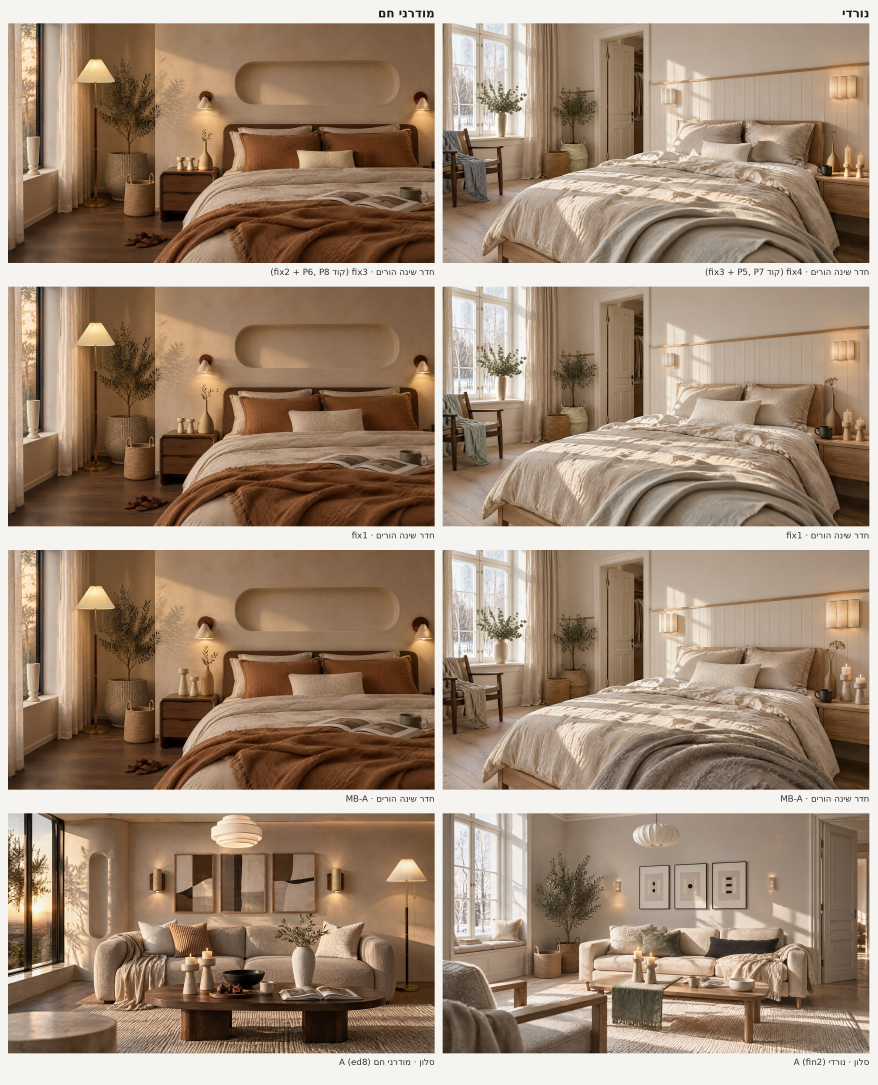
#> input picture assets/renders/master/editorial-2026-11-07/sheet-fix4.jpg, 2632 x 3254 px (shown at 1/3 size)
$ python -i mb1_fix2.py   (imports and definitions only)
#> lines starting #> are read from the running program, lines starting #| are printed output that depends on the picture; after the words box and inside, x2 and y2 are one past the last pixel; in counts of white or black regions, pixels touching at a corner belong together
#> further down, picture is the input picture: shape (3254, 2632, 3); mean B, G, R 117.9, 137.8, 159.6
### assets/renders/master/editorial-2026-11-07/mb1_fix.py
#!/usr/bin/env python3
"""
mb1_fix.py: the MB1 fix round (qa/reports/2026-11-07-ged-master-mb1.md, coordinator 2026-11-07), render-agent.
Order (coordinator): 1. code fixes (0 tokens), then 2. the SPEND1 passes (seedream-5-pro on crops, masked back in code).

  code-nordic   nordic-MB-A.png -> raw/nordic-MB-A-code.png
                  sconces x0.68 about their centres on the panelling (the boards rebuilt per column, the sconce's own shadow / glow
                  kept as a smoothed ratio to the clean boards and scaled with it), the left one dimmed (glow off, the shade's
                  emission lowered); the seagrass planter recoloured (hue 90, L* 50, the weave kept); the chair cloth recoloured to a
                  sage-grey linen (provisional, the designer picks; one parameter, CLOTH_TARGET)
  code-wm       warm-modern-MB-A.png -> raw/warm-modern-MB-A-code.png
                  sconces x0.8 about the walnut plate's centre on the plaster (the plaster rebuilt by inpainting plus grain, the glow /
                  shadow ratio scaled with the lamp); the olive sprig under the left lamp protected
  pass-input K  writes the crop of the code-fixed frame for pass K (raw/<K>-input.png)
  pass-comp K   the 2K result scaled to the crop, registered (ECC affine) away from the edit, colour-matched on a ring, masked
                  (hand region, the result's difference over a threshold, closed / filled / grown, minus protected areas), composited
  final         chains the passes onto the code-fixed frames -> nordic-MB-A-fix1.png, warm-modern-MB-A-fix1.png; px checks
  crops / sheet before/after crops (fix1-before-after/) and the updated sheet
record: mb1-fix.json
"""
import json
import os
import sys

import cv2
import numpy as np
from PIL import Image, ImageDraw, ImageFont, features

HERE = os.path.dirname(os.path.abspath(__file__))
REPO = os.path.abspath(os.path.join(HERE, "..", "..", "..", ".."))
REC = os.path.join(HERE, "mb1-fix.json")
CROPS = os.path.join(HERE, "fix1-before-after")
NB, NC, NF = "nordic/nordic-MB-A.png", "nordic/raw/nordic-MB-A-code.png", "nordic/nordic-MB-A-fix1.png"
WB, WC, WF = "warm-modern/warm-modern-MB-A.png", "warm-modern/raw/warm-modern-MB-A-code.png", "warm-modern/warm-modern-MB-A-fix1.png"


def s2l(x):
    return np.where(x <= 0.04045, x / 12.92, ((np.clip(x, 0, None) + 0.055) / 1.055) ** 2.4)


def l2s(x):
    return np.where(x <= 0.0031308, x * 12.92, 1.055 * np.power(np.clip(x, 0, None), 1 / 2.4) - 0.055)


def load(p):
    return np.asarray(Image.open(os.path.join(HERE, p)).convert("RGB")).astype(np.float32) / 255


# [4 lines left out: function save, not called in this run]


def rec():
    return json.load(open(REC)) if os.path.exists(REC) else dict(date="2026-11-07", by="render-agent", source="qa/reports/2026-11-07-ged-master-mb1.md (+ .json)",
                                                                 note="TEST, not for the site; new files only", code={}, passes={})


# [4 lines left out: function poly, not called in this run]


def lab(a):
    return cv2.cvtColor(np.ascontiguousarray(a.astype(np.float32)), cv2.COLOR_RGB2Lab)


def rgb(lb):
    return cv2.cvtColor(np.ascontiguousarray(lb.astype(np.float32)), cv2.COLOR_Lab2RGB)


def med_lab(a, m):
    v = np.median(lab(a)[m], 0)
    return [round(float(x), 2) for x in v] + [round(float(np.hypot(v[1], v[2])), 2), round(float(np.degrees(np.arctan2(v[2], v[1])) % 360), 1)]


# ---------------------------------------------------------------- lamps
# [180 lines left out: functions cylinders, scale_lamp, scale_patch, recolour, not called in this run]


# Nordic: the planter (seagrass belly basket) and the chair cloth
PLANTER = [(755, 770), (758, 742), (768, 731), (782, 731), (786, 758), (888, 756), (893, 738), (902, 728), (915, 729), (921, 748), (922, 766),
           (927, 800), (931, 850), (930, 900), (926, 950), (900, 975), (820, 1000), (811, 1000), (811, 822), (806, 817), (755, 815)]
SEAGRASS_H, SEAGRASS_C, SEAGRASS_L = 86.0, 21.0, 50.0       # QA: hue toward 90 (photo 91.6), L* +15; the frame's warm light alone gives h ~81
SEAGRASS_TARGET = (SEAGRASS_L, SEAGRASS_C * np.cos(np.radians(SEAGRASS_H)), SEAGRASS_C * np.sin(np.radians(SEAGRASS_H)))
CLOTH = [[(0, 687), (10, 687), (30, 686), (53, 687), (73, 689), (87, 691), (98, 693), (98, 753), (100, 770), (110, 803), (120, 827), (132, 838),
          (147, 843), (173, 848), (200, 853), (227, 863), (253, 870), (267, 877), (273, 887), (277, 903), (278, 923), (278, 1000), (279, 1067),
          (280, 1117), (300, 1133), (293, 1137), (273, 1140), (250, 1146), (233, 1143), (220, 1133), (207, 1113), (200, 1097), (187, 1087),
          (163, 1092), (157, 1087), (150, 1050), (143, 1010), (140, 1000), (140, 903), (0, 903)],
         [(0, 995), (55, 995), (55, 1075), (40, 1080), (20, 1088), (0, 1090)]]
WOOD = [[(0, 813), (95, 813), (97, 820), (96, 832), (0, 834)],                                 # the arm in front of the cloth
        [(51, 832), (89, 832), (91, 1160), (57, 1160)]]                                         # the front leg
CLOTH_TARGET = (46.0, -1.32, 9.41)         # muted sage-grey linen (h 98, C 9.5) (Bible accent #A7B09A) in the frame's morning light; PROVISIONAL, the designer picks


# [85 lines left out: functions code_nordic, code_wm, not called in this run]


# ---------------------------------------------------------------- SPEND1 passes
PASSES = {
    "P1": dict(frame="nordic", crop=(870, 580, 2570, 1536), prompt="P1-nordic-throw.txt",
               region=[[(900, 1536), (905, 1300), (960, 1180), (1150, 1110), (1500, 1080), (1900, 1075), (2250, 1090), (2470, 1120), (2530, 1190), (2545, 1536)]],
               protect=[], thr=0.035, grow=6),
    "P2": dict(frame="nordic", crop=(2316, 500, 2736, 1060), prompt="P2-nordic-nightstand.txt",
               region=[[(2440, 565), (2736, 565), (2736, 1002), (2440, 1002)]],
               protect=[], protect_mug=(2378, 884, 2503, 984), tone="two_field", table_y=955, whole=True, thr=0.04, grow=5,
               objects=[(2440, 565, 2575, 960), (2540, 740, 2725, 995)], exclude=[(2316, 500, 2440, 1060)]),
    "P3": dict(frame="nordic", crop=(140, 330, 600, 790), prompt="P3-nordic-sill-vase.txt",
               region=[[(303, 573), (437, 573), (437, 737), (303, 737)]],
               protect=[], protect_dark_above=605, thr=0.04, grow=5),
    "P4": dict(frame="warm_modern", crop=(1000, 500, 1420, 1060), prompt="P4-wm-nightstand.txt",
               region=[[(1070, 600), (1342, 600), (1342, 948), (1070, 948)]],
               protect=[], tone="two_field", table_y=930, whole=True, thr=0.04, grow=5,
               objects=[(1078, 605, 1338, 945)], exclude=[(1180, 500, 1340, 560), (1375, 500, 1420, 1060)]),
}
FR = {"nordic": (NC, NF, "nordic"), "warm_modern": (WC, WF, "warm-modern")}


# [154 lines left out: functions pass_input, register, pass_apply, final, not called in this run]


CROPSETS = {
    "nordic": [("sconce-left-x2", (1340, 370, 1590, 590), 2), ("sconce-right-x2", (2400, 260, 2736, 580), 2), ("planter-x2", (620, 690, 980, 1030), 2),
               ("chair-cloth-100", (0, 660, 330, 1160), 1), ("throw-50", (860, 1000, 2600, 1536), 0), ("nightstand-x2", (2316, 500, 2736, 1060), 2),
               ("nightstand-x4", (2440, 800, 2736, 1000), 4), ("sill-vase-x2", (140, 330, 600, 790), 2), ("sill-vase-x4", (290, 560, 450, 740), 4)],
    "warm_modern": [("sconce-left-x2", (1150, 380, 1370, 660), 2), ("sconce-right-x2", (2530, 380, 2736, 640), 2), ("nightstand-x2", (1000, 500, 1420, 1060), 2),
                    ("nightstand-x4", (1060, 700, 1350, 960), 4)],
}


# [81 lines left out: functions crops, sheet, not called in this run]


# [2 lines that do not run on import are left out]

### assets/renders/master/editorial-2026-11-07/mb1_fix2.py
#!/usr/bin/env python3
"""
mb1_fix2.py: two code fixes (0 tokens) from master-designer, docs/proposals/story-page-design-notes-2026-11-07.md section 11
(coordinator 2026-11-08), render-agent. nordic-MB-A-fix1.png -> nordic-MB-A-fix2.png.

  1. the armchair cloth: warm charcoal, L* 36-40, C* <= 4, h 60-80 (about #4A4642), texture and shading kept.
     The same cloth mask as fix1 (mb1_fix.CLOTH minus the chair's wood), recoloured from the ORIGINAL MB-A pixels (not from the sage of
     fix1): linear-light gain to the target L* (the folds' light ratios kept), hue rotated, chroma to the target (texture chroma x0.5);
     composited as MB-A x (1 - a) + charcoal x a, so no sage is left at the feathered edge.
  2. the candles: the set is 2 x Small (the same 11 cm holder); the height difference comes from the candles (10 and 15 cm), i.e. one
     candle 5 cm taller than the other. Measured in fix1 (holder-relative): left 6.5 cm, right 4.0 cm (difference 2.5 cm, not 5). The left
     (taller) candle is extended by EXT px: its top rim and flame moved up EXT px, its body stretched between them; the bottom (where it
     sits in the cup) fixed; the wall above it covered by the candle / flame only (the flame composited with an alpha from its brightness
     over the wall).
record: mb1-fix2.json; crops: fix2-before-after/
"""
import json
import os
import sys

import cv2
import numpy as np
from PIL import Image, ImageDraw, ImageFont

HERE = os.path.dirname(os.path.abspath(__file__))
sys.path.insert(0, HERE)
import mb1_fix as F  # noqa: E402

SRC, FIX1, OUT = "nordic/nordic-MB-A.png", "nordic/nordic-MB-A-fix1.png", "nordic/nordic-MB-A-fix2.png"
REC = os.path.join(HERE, "mb1-fix2.json")
CROPS = os.path.join(HERE, "fix2-before-after")
CHARCOAL = (38.0, 3.0 * np.cos(np.radians(70.0)), 3.0 * np.sin(np.radians(70.0)))   # L* 38, C* 3, h 70

# candles (frame px, measured on fix1 by column profiles)
CAND = dict(x0=2564, x1=2628,           # the left candle's columns (body 2568-2623, +margin)
            flame=(2578, 776, 2610, 801), top_rim=(797, 812), body_end=865, cup_top=869,
            left_cm=6.5, right_cm=4.0, px_per_cm_left=10.4)
EXT = int(round((CAND["right_cm"] + 5.0 - CAND["left_cm"]) * CAND["px_per_cm_left"]))   # 26 px


EDGE_STRIP = [(133, 895), (143, 895), (143, 1003), (133, 1003)]


# [13 lines left out: function cloth_alpha, not called in this run]


def extend_candle(img):
    H, W = img.shape[:2]
    x0, x1 = CAND["x0"], CAND["x1"]
    r0, r1 = CAND["top_rim"]
    be = CAND["body_end"]
    L = F.lab(img)[..., 0]
    # source alpha: the candle (top rim + body, filled) and the flame (brightness over the wall)
    A = np.zeros((H, W), np.float32)
    box = np.zeros((H, W), bool)
    box[r0 - 4:CAND["cup_top"], x0:x1] = True
    cmask = (box & (L > 58)).astype(np.uint8)
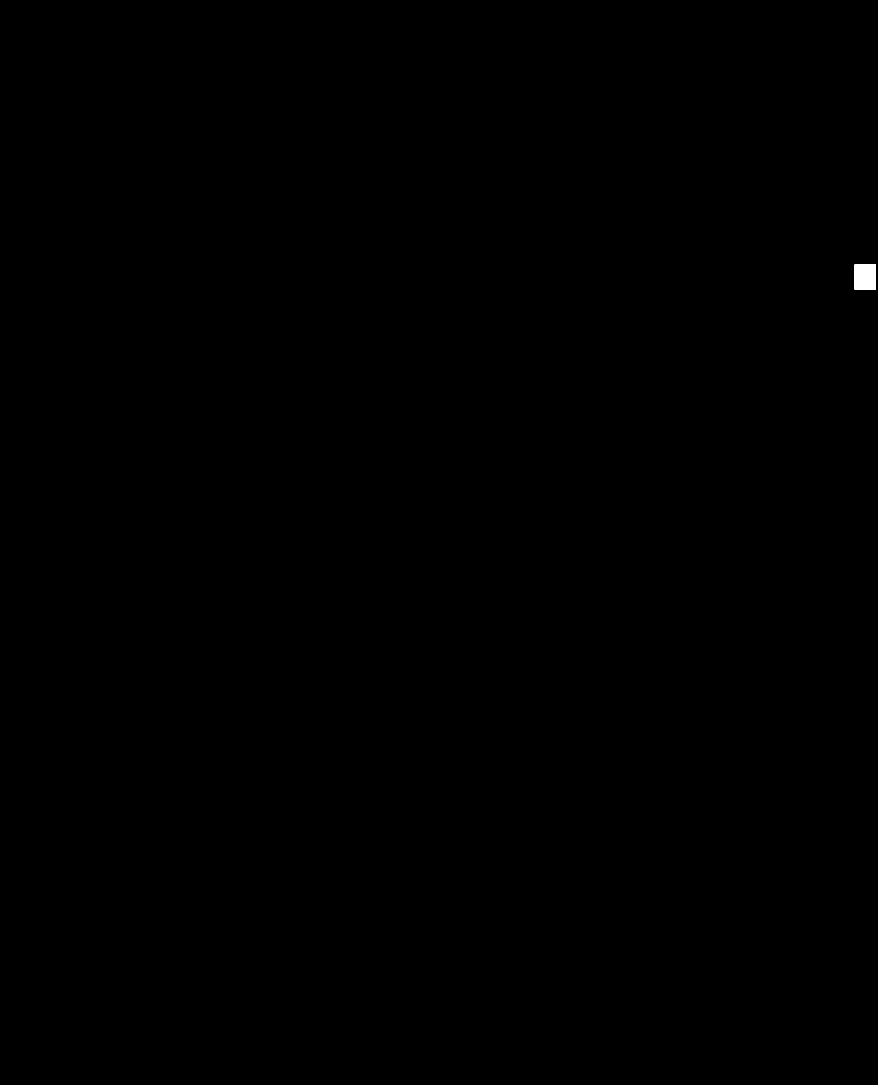
#> cmask: shape (3254, 2632) (shown at 1/3 size); values 0 (black) and 1 (white), 0.06% white; 1 white region, box (x1, y1, x2, y2) and area: (2564, 793, 2628, 869) 4864
    cmask = cv2.morphologyEx(cmask, cv2.MORPH_CLOSE, np.ones((7, 7), np.uint8))
    n, lb, st, _ = cv2.connectedComponentsWithStats(cmask)
#> n = 2; st = [[0, 0, 2632, 3254, 8559664], [2564, 793, 64, 76, 4864]]
    cmask = (lb == 1 + int(np.argmax(st[1:, cv2.CC_STAT_AREA]))).astype(np.uint8)
    ff = cmask.copy()
    cv2.floodFill(ff, np.zeros((H + 2, W + 2), np.uint8), (0, 0), 1)
#> ff: shape (3254, 2632); every value is 1
    cmask = cmask | (1 - ff)
    A = np.maximum(A, cv2.GaussianBlur(cmask.astype(np.float32), (0, 0), 0.7) * box)
    fx0, fy0, fx1, fy1 = CAND["flame"]
    wall = float(np.median(L[fy0 - 12:fy0 - 2, fx0:fx1]))
#> wall = 100
    fl = np.zeros((H, W), np.float32)
    fl[fy0:fy1, fx0:fx1] = np.clip((L[fy0:fy1, fx0:fx1] - wall - 1.5) / 10.0, 0, 1)
#> fl: shape (3254, 2632) float32; every value is 0
    fl = cv2.GaussianBlur(fl, (0, 0), 0.8)
    A = np.maximum(A, fl)
    # the mapping (output row -> source row) in the candle's columns
    yv = np.arange(H, dtype=np.float32)
    new_r1 = r1 - EXT
    k = (be - r1) / float(be - new_r1)
    mapy = np.where(yv < new_r1, yv + EXT, np.where(yv <= be, r1 + (yv - new_r1) * k, yv)).astype(np.float32)
    mx, my = np.meshgrid(np.arange(W, dtype=np.float32), mapy)
    src = cv2.remap(img, mx, my, cv2.INTER_LINEAR)
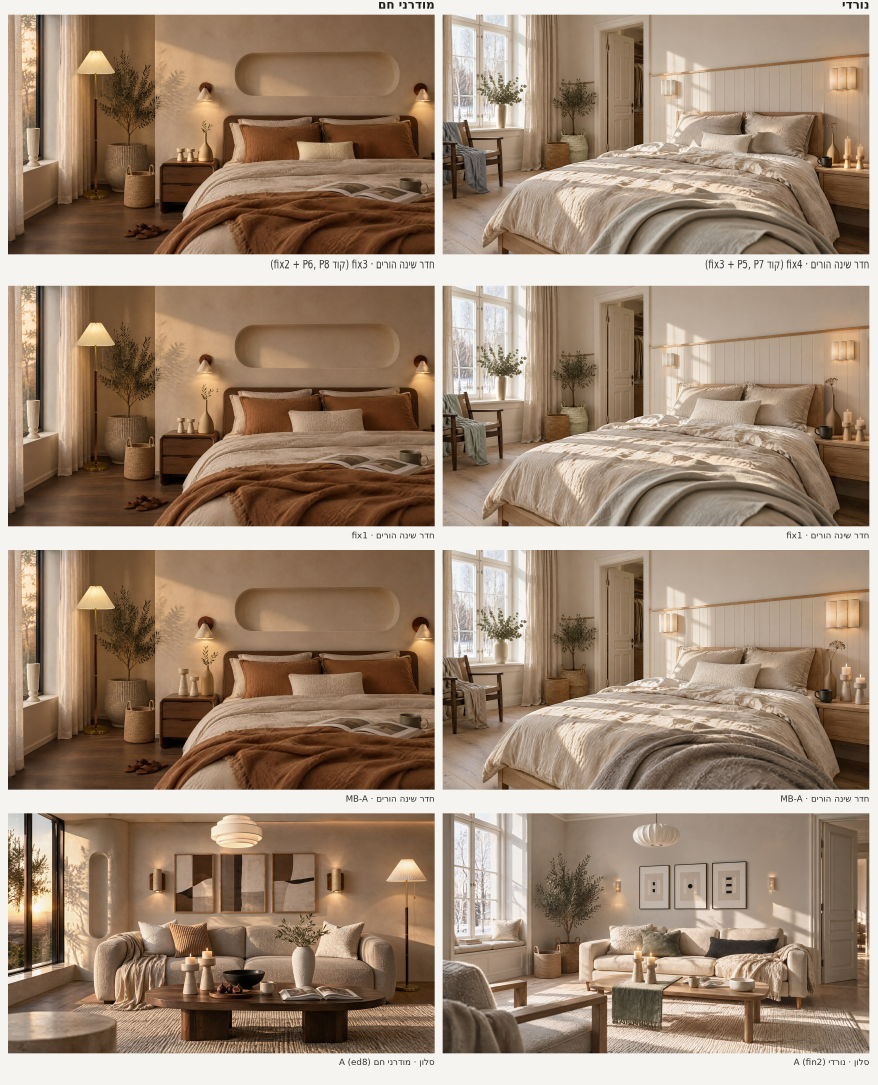
#> src: shape (3254, 2632, 3) (shown at 1/3 size); mean B, G, R 117.8, 137.6, 159.5
    An = cv2.remap(A, mx, my, cv2.INTER_LINEAR)
    band = np.zeros((H, W), np.float32)
    band[:, x0:x1] = 1.0
    An = An * band
    An[CAND["cup_top"]:] = A[CAND["cup_top"]:] * band[CAND["cup_top"]:]           # below the body: as before
    out = img * (1 - An[..., None]) + src * An[..., None]
    # where the old candle / flame was and the new one does not cover (none expected: the new candle is taller, same columns), keep img
    region = (An > 0.002) | (A > 0.002)
#> region: shape (3254, 2632) bool; 0.08% white; 1 white region, box (x1, y1, x2, y2) and area: (2564, 767, 2628, 869) 6528
    return out, region, dict(ext_px=EXT, stretch=round(1 / k, 3), new_top_rim=int(new_r1 - (r1 - r0)), flame_wall_L=round(wall, 1),
                             measured=dict(left_candle_px=68, left_holder_px=114, right_candle_px=36, right_holder_px=100),
                             heights_cm_after=dict(left=round(CAND["left_cm"] + EXT / CAND["px_per_cm_left"], 1), right=CAND["right_cm"]))


# [65 lines left out: functions main, crops, not called in this run]


# [2 lines not run here, left out]

>>> import cv2
>>> picture = cv2.imread('sheet-fix4.jpg')
>>> result = extend_candle(picture)

$ run again, on assets/renders/master/editorial-2026-11-07/sheet.jpg
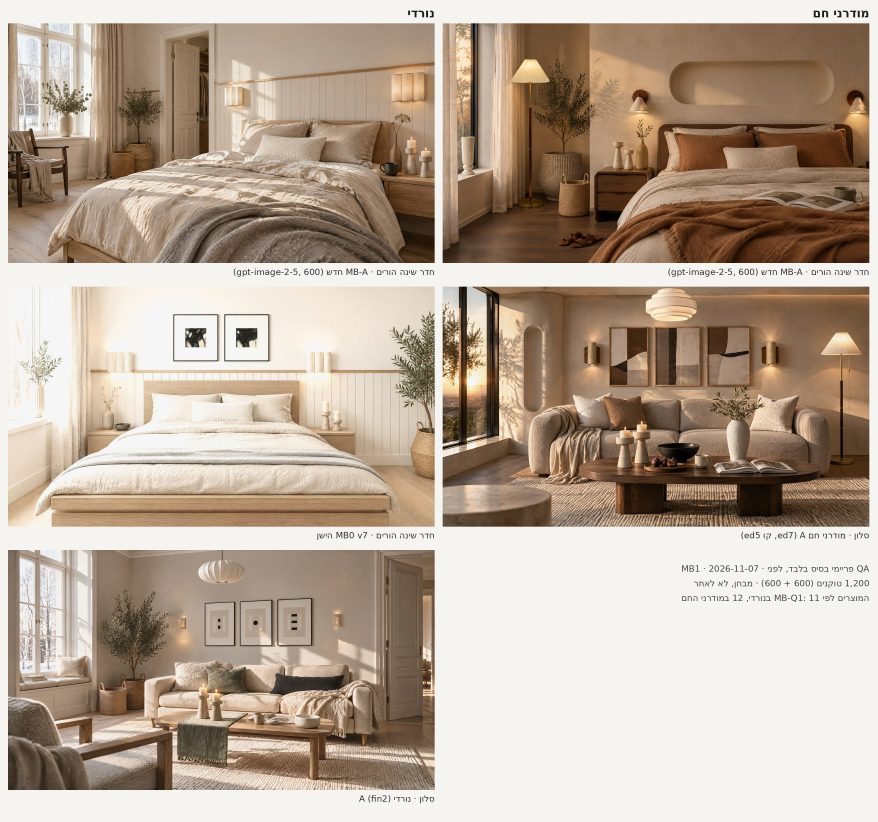
#> input picture assets/renders/master/editorial-2026-11-07/sheet.jpg, 2632 x 2464 px (shown at 1/3 size)
#> picture is the input picture: shape (2464, 2632, 3); mean B, G, R 151.5, 167.4, 183.7
#> cmask: shape (2464, 2632); values 0 (black) and 1 (white), 0.08% white; 1 white region, box (x1, y1, x2, y2) and area: (2564, 793, 2628, 869) 4864
#> n = 2; st = [[0, 0, 2632, 2464, 6480384], [2564, 793, 64, 76, 4864]]
#> ff: shape (2464, 2632); every value is 1
#> wall = 100
#> fl: shape (2464, 2632) float32; every value is 0
#> in extend_candle, `src = cv2.remap(img, mx, my, cv2.INTER_LINEAR)`:
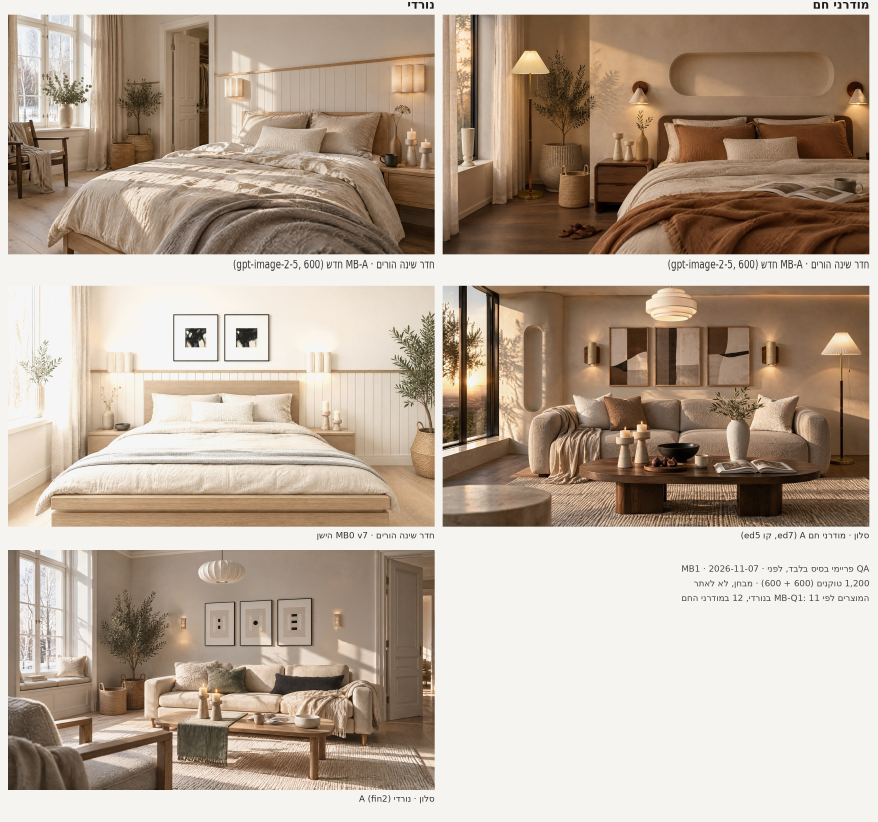
#> src: shape (2464, 2632, 3) (shown at 1/3 size); mean B, G, R 151.4, 167.3, 183.6
#> region: shape (2464, 2632) bool; 0.1% white; 1 white region, box (x1, y1, x2, y2) and area: (2564, 767, 2628, 869) 6528
